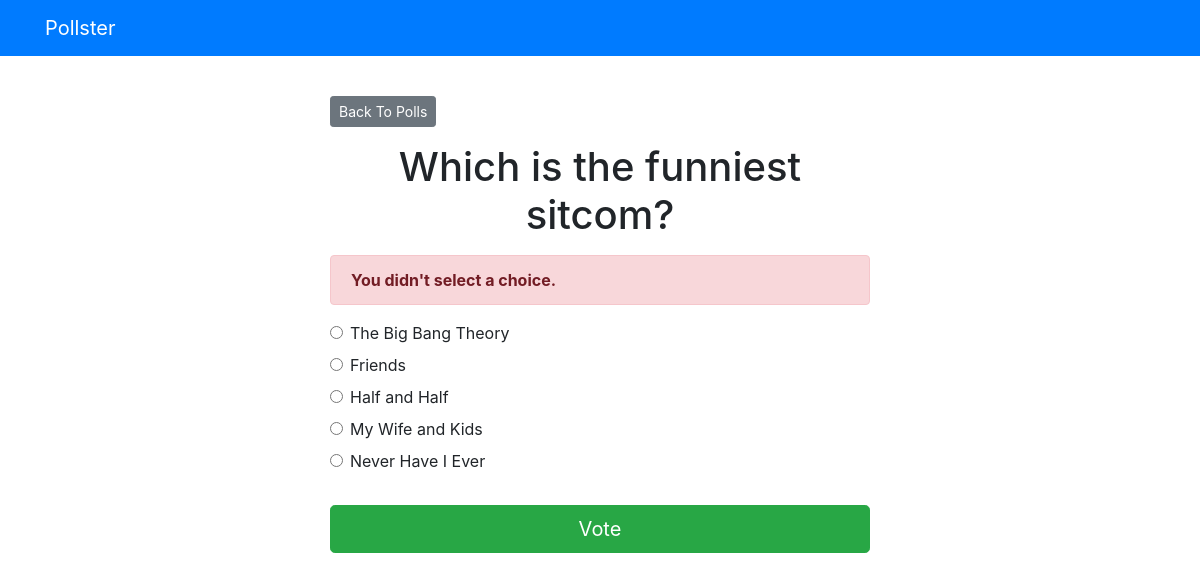
/polls/2/vote/, run on the app's committed database.
### polls/models.py (models this page shows, shortened)
class Question(models.Model):
    question_text = models.CharField(max_length=200)
    pub_date = models.DateTimeField('date published')

class Choice(models.Model):
    question = models.ForeignKey(Question, on_delete =models.CASCADE)
    choice_text = models.CharField(max_length=200)
    votes = models.IntegerField(default=0)

### polls/views.py (the view)
# urls.py: path('<int:question_id>/vote/', views.vote, name='vote'),
def vote(request, question_id):
    question = get_object_or_404(Question, pk=question_id)
    try:
        selected_choice = question.choice_set.get(pk=request.POST['choice'])
    except (KeyError, Choice.DoesNotExist):
        return render(request, 'polls/detail.html', {
            'question': question,
            'error_message': "You didn't select a choice.",
        })
    else:
        selected_choice.votes += 1
        selected_choice.save()
        return HttpResponseRedirect(reverse('polls:results', args=(question.id,)))

### templates/polls/detail.html (shortened to what this page needs)
{% extends 'base.html' %}
{% block content %}
<a class="btn btn-secondary btn-sm mt-3 mb-3" href="{% url 'polls:index' %}">Back To Polls</a>
<h1 class="text-center mb-3">{{ question.question_text }}</h1>
{% if error_message %}
<p class="alert alert-danger">
	<strong>{{ error_message }}</strong>
</p>
{% endif %}
<form action="{% url 'polls:vote' question.id %}" method="post">
	{% for choice in question.choice_set.all %}
		<div class="form-check">
			<input
				type="radio"
				name="choice"
				class="form-check-input"
				id="choice{{ forloop.counter }}"
				value="{{ choice.id }}"
			/>
			<label for="choice{{ forloop.counter }}">{{ choice.choice_text }}</label
			>
		</div>
	{% endfor %}
	<input type="submit" value="Vote" class="btn btn-success btn-lg btn-block mt-4" />
</form>
{% endblock %}

### data on the page
Question: question_text "Which is the funniest sitcom?"
Choice: choice_text "The Big Bang Theory"
Choice: choice_text "Friends"
Choice: choice_text "Half and Half"
Choice: choice_text "My Wife and Kids"
Choice: choice_text "Never Have I Ever"

### other printed values
{{ error_message }} "You didn't select a choice."
